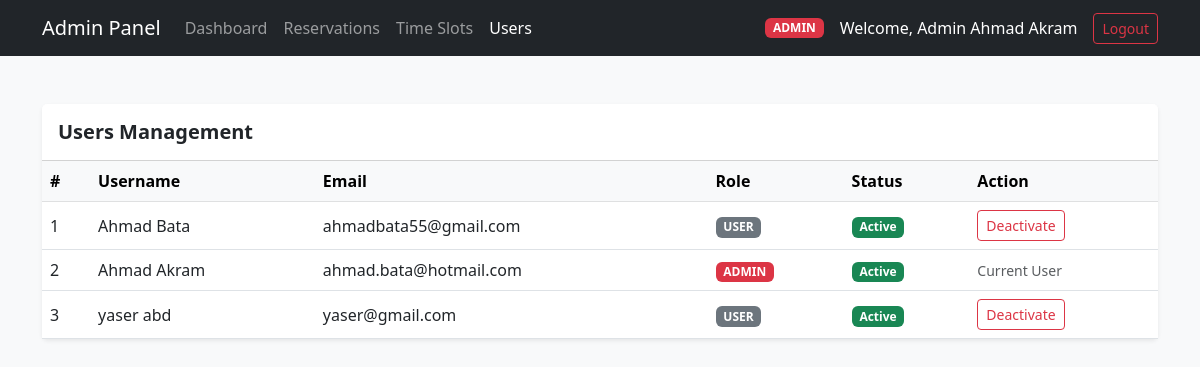
Screenshot of /admin/users.php (signed in) with the database file from the repository.
### tables this page shows
CREATE TABLE `users` (
  `id` int(11) NOT NULL,
  `name` varchar(100) NOT NULL,
  `email` varchar(150) NOT NULL,
  `password` varchar(255) NOT NULL,
  `role` enum('user','admin') DEFAULT 'user',
  `status` enum('active','deactivated') DEFAULT 'active',
  `created_at` timestamp NOT NULL DEFAULT current_timestamp()
);

### admin/users.php (the view, shortened to what this page needs)
<?php
require_once('../config.php');
$stmt = $pdo->prepare("SELECT id, name, email, role, status from users order by id asc");
$stmt->execute();
$users = $stmt->fetchAll(PDO::FETCH_ASSOC);
?>
<!DOCTYPE html>
<html lang="en">
<head>
    <link href="https://cdn.jsdelivr.net/npm/bootstrap@5.3.0/dist/css/bootstrap.min.css" rel="stylesheet">
</head>
<body class="bg-light">
   <nav class="navbar navbar-expand-lg navbar-dark bg-dark">
        <div class="container">
            <a class="navbar-brand" href="dashboard.php">Admin Panel</a>
            <div class="navbar-nav me-auto">
                <a class="nav-link" href="dashboard.php">Dashboard</a>
                <a class="nav-link" href="reservations.php">Reservations</a>
                <a class="nav-link " href="slots.php">Time Slots</a>
                <a class="nav-link active " href="users.php">Users</a>
            </div>
            <div class="d-flex align-items-center text-white">
                <span class="badge bg-danger me-3">ADMIN</span>
                <span class="me-3">Welcome, Admin <?= $_SESSION["name"] ?></span>
                <a href="../logout.php" class="btn btn-outline-danger btn-sm">Logout</a>
            </div>
        </div>
    </nav>
    <div class="container my-5">
        <div class="card shadow-sm border-0">
            <div class="card-header bg-white py-3">
                <h5 class="card-title mb-0 fw-bold">Users Management</h5>
            </div>
            <div class="card-body p-0">
                <div class="table-responsive">
                    <table class="table table-hover align-middle mb-0">
                        <thead class="table-light">
                            <tr>
                                <th>#</th>
                                <th>Username</th>
                                <th>Email</th>
                                <th>Role</th>
                                <th>Status</th>
                                <th>Action</th>
                            </tr>
                        </thead>
                        <tbody>
                            <?php if (!empty($users)): ?>
                                <?php foreach ($users as $user): ?>
                                    <tr>
                                        <td><?= $user['id'] ?></td>
                                        <td><?= htmlspecialchars($user['name']) ?></td>
                                        <td><?= htmlspecialchars($user['email']) ?></td>
                                        <td>
                                            <span class="badge <?= $user['role'] === 'admin' ? 'bg-danger' : 'bg-secondary' ?>">
                                                <?= strtoupper($user['role']) ?>
                                            </span>
                                        </td>
                                        <td>
                                            <span class="badge <?= $user['status'] === 'active' ? 'bg-success' : 'bg-warning text-dark' ?>">
                                                <?= ucfirst($user['status']) ?>
                                            </span>
                                        </td>
                                        <td>
                                            <?php if ($user['id'] == $_SESSION['id']): ?>
                                                <span class="text-muted small">Current User</span>
                                            <?php else: ?>
                                                <a href="toggle_user.php?id=<?= $user['id'] ?>"
                                                   class="btn btn-sm <?= $user['status'] === 'active' ? 'btn-outline-danger' : 'btn-outline-success' ?>"
                                                   onclick="return confirm('Are you sure you want to change this user status?');">
                                                    <?= $user['status'] === 'active' ? 'Deactivate' : 'Activate' ?>
                                                </a>
                                            <?php endif; ?>
                                        </td>
                                    </tr>
                                <?php endforeach; ?>
                            <?php else: ?>
                                <tr>
                                    <td colspan="6" class="text-center text-muted py-4">No users found.</td>
                                </tr>
                            <?php endif; ?>
                        </tbody>
                    </table>
                </div>
            </div>
        </div>
    </div>
</body>
</html>

### rows the page displays
users: id "1", name "Ahmad Bata", email "ahmadbata55@gmail.com", role "USER", status "Active", shows "Deactivate"
users: id "2", name "Ahmad Akram", email "ahmad.bata@hotmail.com", role "ADMIN", status "Active", shows "Current User"
users: id "3", name "yaser abd", email "yaser@gmail.com", role "USER", status "Active", shows "Deactivate"

### other values shown
$_SESSION["name"] "Ahmad Akram"
